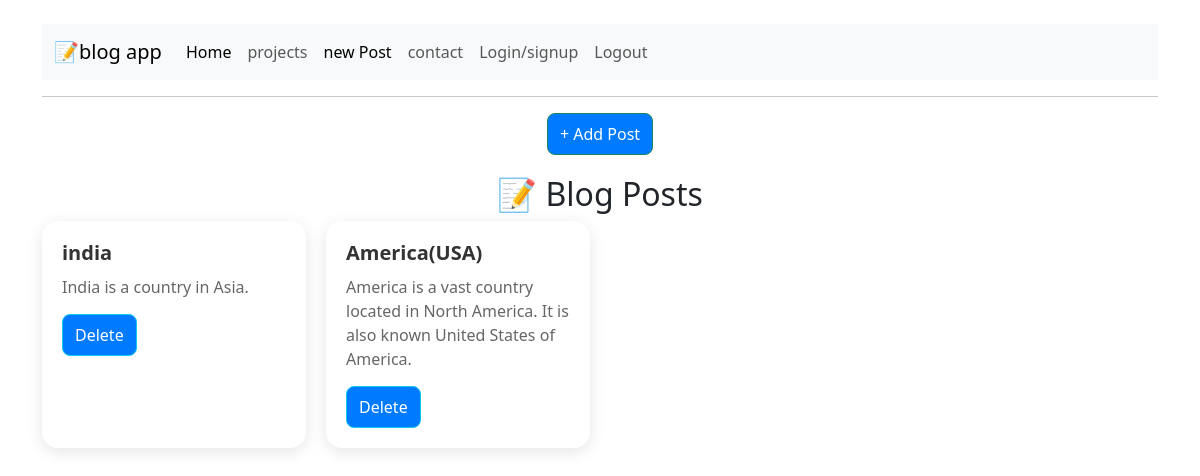
Page / (signed in) on the earlier database version.
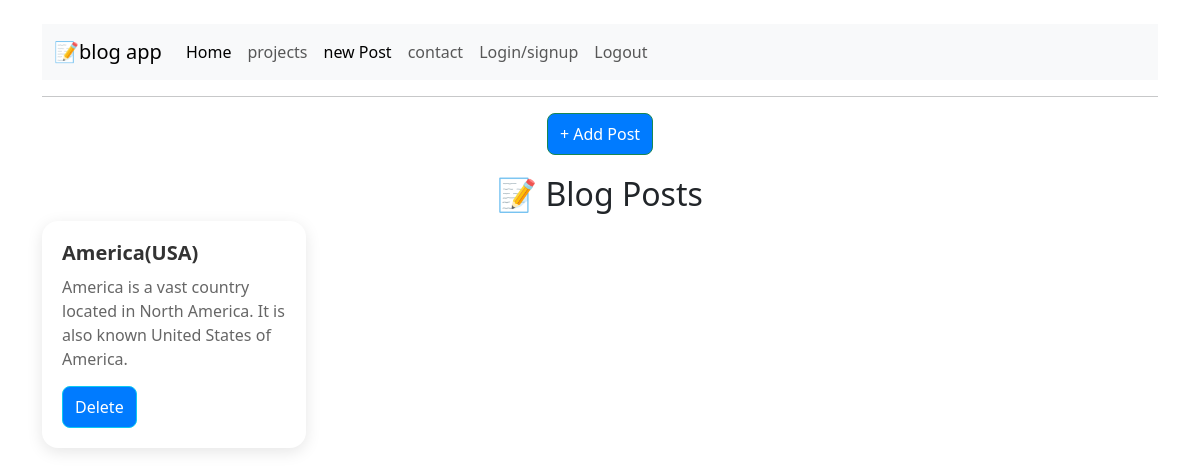
Same page on the later database version.
### app/models.py (models this page shows)
class Post(db.Model):
     post_id = db.Column(db.Integer,primary_key = True)
     title = db.Column(db.String(150), nullable = False)
     content = db.Column(db.String(100),nullable = False)

### app/routes.py (the view)
@blog.route('/')
@login_required
def home():
    posts = Post.query.all()
    return render_template('blog.html',posts=posts)

### app/routes.py (called while the page is built)
@login_manager.user_loader
def load_user(user_id):
    return User.query.get(int(user_id))

### app/templates/blog.html (shortened to what this page needs)
{% extends "index.html" %}
{% block content %}
 <div class="add-post">
    <a href="{{ url_for('blog.new_post') }}" class="btn btn-success">+ Add Post</a>
 </div>
 <h2 style="text-align:center;">📝 Blog Posts</h2>
 <div class="grid">
    {% for post in posts %}
        <div class="card">
            <div class="card-body">
                <h5 class="card-title">{{ post.title }}</h5>
                <p class="card-text">{{ post.content }}</p>
                <a href="{{ url_for('blog.delete', post_id=post.post_id) }}" class="btn btn-info">Delete</a>
            </div>
        </div>
    {% endfor %}
 </div>
{% endblock %}

### app/templates/index.html (shortened to what this page needs)
<!DOCTYPE html>
<html>
<head>
    <link rel="stylesheet" href="https://cdn.jsdelivr.net/npm/bootstrap@5.3.0/dist/css/bootstrap.min.css">
    <link rel="stylesheet" href="{{ url_for('static', filename='css/style.css') }}">
</head>
<body class="container mt-4">
   <nav class="navbar navbar-expand-lg bg-body-tertiary">
  <div class="container-fluid">
    <a class="navbar-brand" href="#">📝blog app</a>
    <div class="collapse navbar-collapse" id="navbarSupportedContent">
      <ul class="navbar-nav me-auto mb-2 mb-lg-0">
        <li class="nav-item">
          <a class="nav-link active" aria-current="page" href="{{ url_for('blog.home') }}">Home</a>
        </li>
        <li class="nav-item">
          <a class="nav-link" href="{{ url_for('blog.projects') }}">projects</a>
        </li>
         <li class="nav-item">
          <a class="nav-link active" aria-current="page" href="{{ url_for('blog.new_post') }}">new Post</a>
        </li>
        <li class="nav-item">
          <a class="nav-link" href="{{ url_for('blog.contact') }}">contact</a>
        </li>
         <li class="nav-item">
          <a class="nav-link" href="{{ url_for('blog.login') }}">Login/signup</a>
        </li>
         <li class="nav-item">
          <a class="nav-link" href="{{ url_for('blog.logout') }}">Logout</a>
        </li>
    </div>
  </div>
</nav>
<hr>
{% block content %}{% endblock %}
</body>
</html>

### app/templates/blog.html (style rules this page uses)
body { opacity: 0; transition: opacity 0.7s ease-in; }
body.loaded { opacity: 1; }
.add-post { text-align: center; margin-bottom: 20px; }
.grid { display: grid; grid-template-columns: repeat(auto-fill, minmax(260px, 1fr)); gap: 20px; }
.card { border: none; border-radius: 16px; overflow: hidden; box-shadow: 0 4px 16px rgba(0, 0, 0, 0.1); background: #ffffff; transition: transform 0.2s; }
.card-body { padding: 20px; }
.card-title { font-size: 20px; font-weight: 600; margin-bottom: 10px; color: #333; }
.card-text { font-size: 16px; color: #666; margin-bottom: 15px; }
.btn-info, .btn-success { text-decoration: none; color: #fff; background-color: #007bff; padding: 8px 12px; border-radius: 8px; transition: background-color 0.2s; }

Differences in the rows shown:
removed Post: title "india", content "India is a country in Asia."
